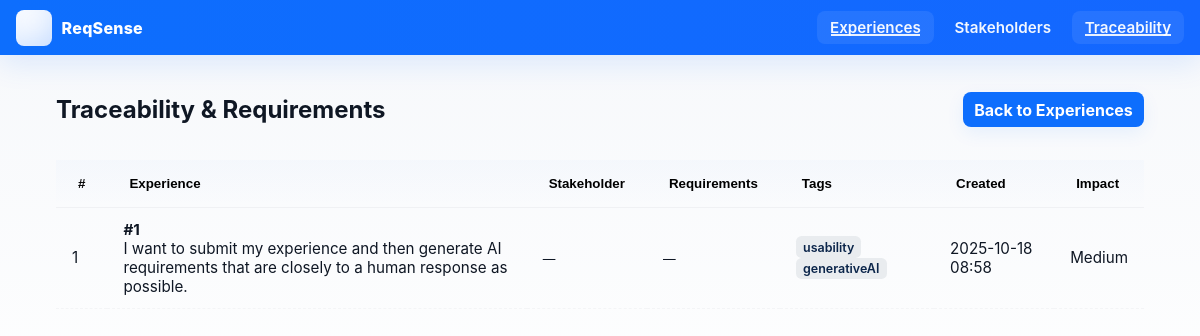
/experiences/traceability, run on an earlier commit of the app's database.
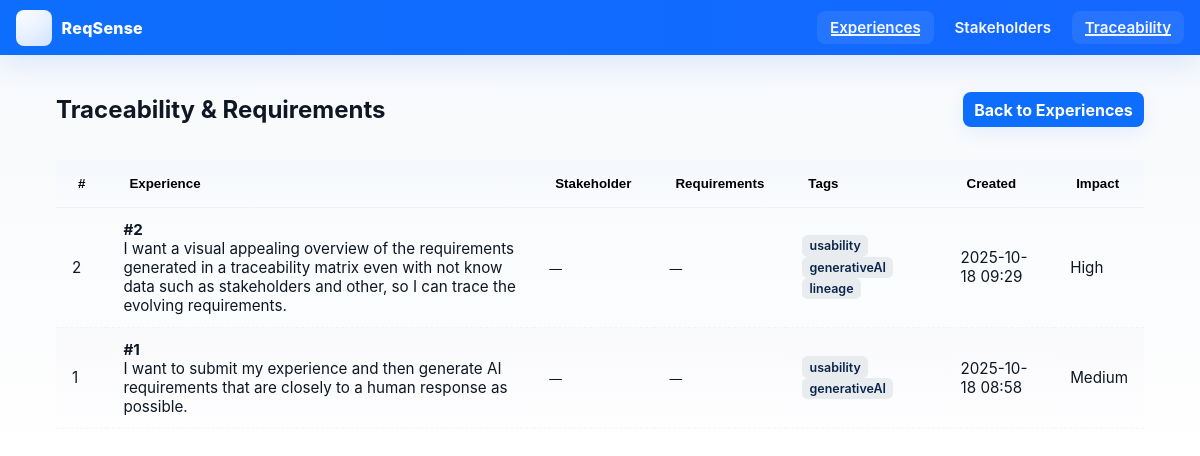
And on a later commit of the database.
### src/models.py (models this page shows)
class Experience(db.Model):
    __tablename__ = 'experiences'
    id = db.Column(db.Integer, primary_key=True)
    experience_id = db.Column(db.String(16), unique=True)
    narrative_text = db.Column(db.Text, nullable=False)
    stakeholder_id = db.Column(db.Integer, db.ForeignKey('stakeholders.id'))
    context_tags = db.Column(JSON)               # stores list of tags
    participants = db.Column(JSON)
    pain_points = db.Column(JSON)
    current_workaround = db.Column(db.Text)
    impact_severity = db.Column(db.String(50))
    emotional_indicators = db.Column(JSON)
    created_at = db.Column(db.DateTime(timezone=True), default=lambda: datetime.now(timezone.utc))
    updated_at = db.Column(db.DateTime(timezone=True), onupdate=lambda: datetime.now(timezone.utc))
    stakeholder = db.relationship('Stakeholder', back_populates='experiences')
    requirements = db.relationship(
        'Requirement',
        secondary=experience_requirement_link,
        back_populates='experiences',
        overlaps="requirements,experiences"
    )
    analysis = db.relationship('ExperienceAnalysis',
                             back_populates='experience',
                             uselist=False)

### src/routes/experiences.py (the view)
@experiences_bp.route('/traceability')
def traceability():
    experiences = Experience.query.order_by(Experience.created_at.desc()).all()
    return render_template('experiences/traceability.html', experiences=experiences)

### src/templates/experiences/traceability.html (shortened to what this page needs)
{% extends "base.html" %}
{% block content %}
<div class="container my-3">
  <div style="display:flex;justify-content:space-between;align-items:center;margin-bottom:1rem">
    <h2>Traceability & Requirements</h2>
    <a class="btn" href="{{ url_for('experiences.overview') }}">Back to Experiences</a>
  </div>
  <div class="table-responsive">
    <table id="trace-table" class="table table-striped table-hover align-middle">
      <thead>
        <tr>
          <th><button class="sort-btn" data-col="0" data-type="num">#</button></th>
          <th><button class="sort-btn" data-col="1" data-type="text">Experience</button></th>
          <th><button class="sort-btn" data-col="2" data-type="text">Stakeholder</button></th>
          <th><button class="sort-btn" data-col="3" data-type="text">Requirements</button></th>
          <th><button class="sort-btn" data-col="4" data-type="text">Tags</button></th>
          <th><button class="sort-btn" data-col="5" data-type="date">Created</button></th>
          <th><button class="sort-btn" data-col="6" data-type="text">Impact</button></th>
        </tr>
      </thead>
      <tbody>
      {% for e in experiences %}
        <tr id="exp-{{ e.id }}">
          <td>{{ e.id }}</td>
          <td>
            <div><strong>{{ e.experience_id or ('#' ~ e.id) }}</strong></div>
            <div class="text-muted">{{ (e.narrative_text[:220] ~ ('...' if e.narrative_text|length > 220 else '')) }}</div>
          </td>
          <td>
            {% if e.stakeholder %}
              <div>{{ e.stakeholder.name }}</div>
              <div class="text-muted">{{ e.stakeholder.role or '' }}</div>
            {% else %}
              <small class="text-muted">—</small>
            {% endif %}
          </td>
          <td>
            {% if e.requirements %}
              <ul class="list-unstyled mb-0">
                {% for r in e.requirements %}
                  <li><strong>{{ r.requirement_id or ('R' ~ r.id) }}</strong> — <small class="text-muted">{{ r.requirement_text[:100] }}</small></li>
                {% endfor %}
              </ul>
            {% else %}
              <small class="text-muted">—</small>
            {% endif %}
          </td>
          <td>
            {% for t in (e.context_tags or []) %}<span class="badge">{{ t }}</span>{% else %}<small class="text-muted">—</small>{% endfor %}
          </td>
          <td data-sort="{{ e.created_at.isoformat() if e.created_at }}">{{ e.created_at.strftime('%Y-%m-%d %H:%M') if e.created_at else '—' }}</td>
          <td>{{ e.impact_severity or '—' }}</td>
        </tr>
      {% endfor %}
      </tbody>
    </table>
  </div>
</div>
{% endblock %}

What changed in the data, as far as the page shows it:
added Experience: id "2", id "#2", narrative_text "I want a visual appealing overview of the requirements generated in a traceability matrix even with not know data such as stakeholders and other, so I can trace the evolving requirements.", t "usability" "generativeAI" "lineage", created_at "2025-10-18 09:29", impact_severity "High"
